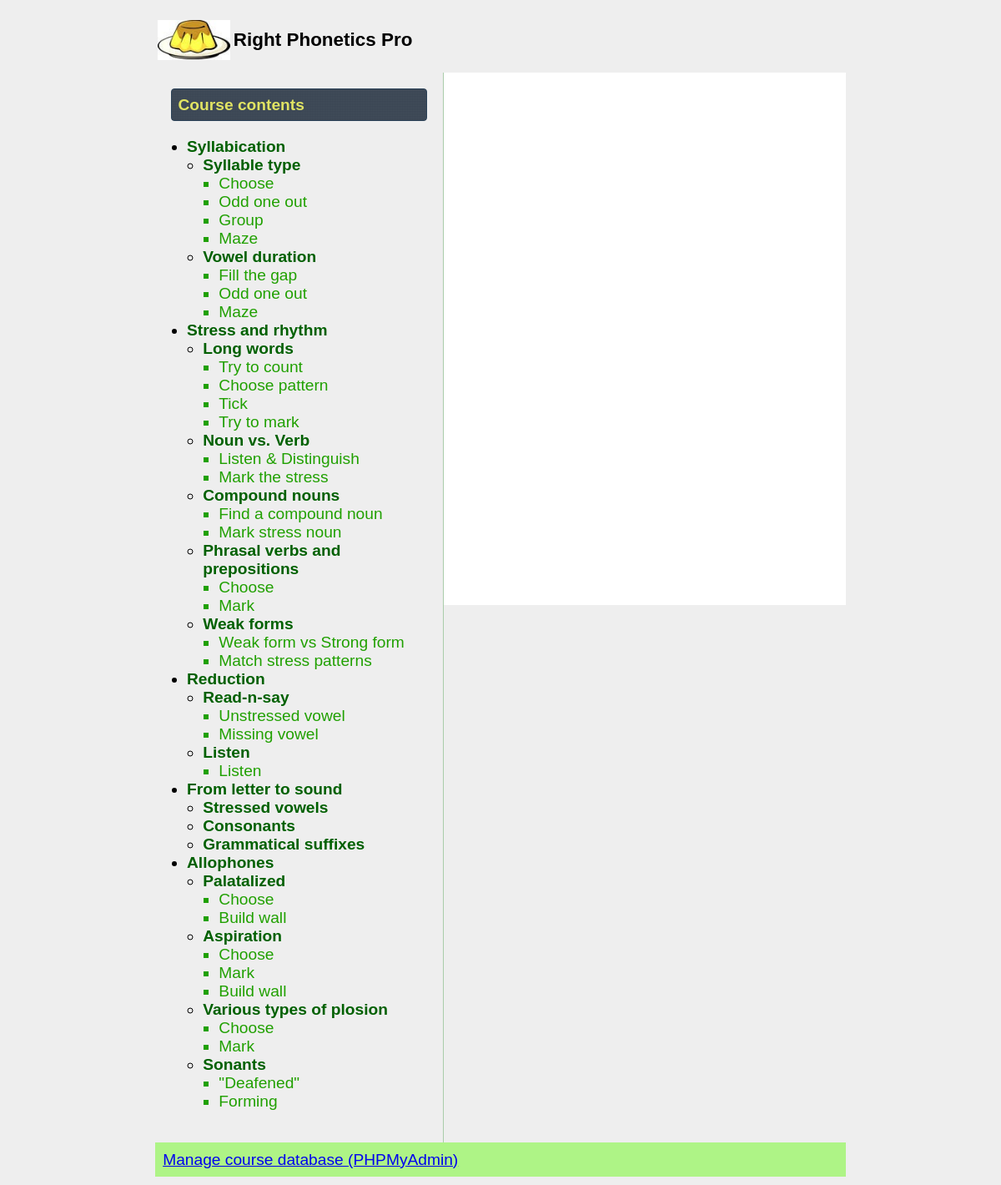
The page /course.php on the database its author committed.
### tables this page shows
create table `exercises`(`id_unit` int, `id_lesson` int, `id_exercise` int, `id_type` int, `name_exercise` varchar(64), `description` varchar(255), `name_internal` varchar(64), primary key(`id_unit`, `id_lesson`, `id_exercise`));

### db_routines.php (called while the page is built, shortened)
<?php
	function GetExercises($unit, $lesson)
	{
		$stmt = 'SELECT * FROM `exercises` WHERE `id_unit`=' . $unit . ' AND `id_lesson`=' . $lesson . ';';
		$res = mysql_query($stmt);
		$items = array();
		while ($row = mysql_fetch_assoc($res))
		{
			$idex = $row['id_exercise'];
			$items[$idex] = array('title' => $row['name_exercise'],
				'desc' => $row['description'],
				'token' => $row['name_internal'],
				'uid' => $idex + 100*$lesson + 10000*$unit);
			if (empty($row['name_exercise']))
			{
				$stmt = 'SELECT `name_exertype` FROM `exercise_types` WHERE `id_exertype`=' . $row['id_type'] . ';';
				$res2 = mysql_query($stmt);
				$et = mysql_fetch_row($res2);
				$items[$idex]['title'] = $et[0];
			}
		}
		return $items;
	}
	function MakeCourseTree()
	{
		$stmt = 'SELECT `id_unit`, `name_unit` FROM `units`;';
		$res1 = mysql_query($stmt);
		$result	= array();
		while ($row1 = mysql_fetch_row($res1))
		{
			$unit = $row1[0];
			$stmt = 'SELECT `id_lesson`, `name_lesson` FROM `lessons` WHERE `id_unit`=' . $unit . ';';
			$res2 = mysql_query($stmt);
			$accum = array();
			while ($row2 = mysql_fetch_row($res2))
			{
				$lesson = $row2[0];
				$accum[$lesson] = array('title' => $row2[1], 'content' => GetExercises($unit, $lesson));
			}
			$result[$unit] = array('title' => $row1[1], 'content' => $accum);
		}
		return $result;
	}
?>

### course.php (the view, shortened to what this page needs)
<?php
	require('./header.php');
	require_once('./db_routines.php');
	$course_tree = MakeCourseTree();
?>
<body>
	<div id="container" class="ui-widget">
		<div class="ui-widget" style="text-align:left; margin-top:0;">
		<table><tr><td><img src="./img/pudding-2.jpg" height="48px"></td><td>
<?php
			echo('<h3>' . APP_NAME . '</h3>');
?>
		</td></tr></table>
		</div>
		<div id="left-panel" class="ui-widget">
<?php
		echo '<div class="ui-widget-header ui-corner-all ui-helper-clearfix" style="padding:0.4em;"><span>Course contents</span></div>';
		echo '<div>';
			echo '<ul id="activity-menu">';
			foreach ($course_tree as $unit => $udata)
			{
				echo '<li><span>' . $udata['title'] . '</span><ul class="unit-menu">';
				foreach ($udata['content'] as $lesson => $ldata)
				{
					echo '<li><span>' . $ldata['title'] . '</span><ul class="lesson-menu">';
					foreach ($ldata['content'] as $exer => $edata)
					{
						echo '<li class="exercise-handle" id="' . $edata['token'] . '" onclick="FetchExercise(\'' . $edata['token'] . '\');">' . $edata['title'] . '</li>';
					}
					echo '</ul></li>';
				}
				echo '</ul></li>';
			}
			echo '</ul>';
		echo '</div>';
?>
		</div>
		<div id="content">
		</div>
		<div id="footer">
<?php
			echo '<div style="display:table;">';
			echo '<div style="display:table-cell;"><a href="' . PMA_LINK . '" target="_blank">Manage course database (PHPMyAdmin)</a></div>';
			echo '</div>';
?>
		</div>
	</div>
</body>
<?php
	require('./footer.php');
?>

### css/pagestyle.css (style rules this page uses)
ul { padding-left:1em; }
body { background: #eee; }
.collapsible-unit { color:#006000; font-weight:600; text-decoration: none; list-style-image: none; cursor: pointer; }
li.exercise-handle { color:#20a000; }
#container { width:70%; margin:10px auto; }
#content { margin-left: 18em; padding: 1em; min-width: 16em; max-width: 36em; min-height: 600px; background: white; }
#left-panel { float: left; width: 16em; margin: 0; padding: 1em; height: 100%; border-right: 1px solid #aca; }
#footer { clear: both; margin: 0; padding: .5em; color: #333; background-color:#aef486; text-align:right; }

### rows shown on the page
exercises: title "Choose"
exercises: title "Odd one out"
exercises: title "Group"
exercises: title "Maze"
exercises: title "Fill the gap"
exercises: title "Odd one out"
exercises: title "Maze"
exercises: name_exercise "Try to count"
exercises: name_exercise "Choose pattern"
exercises: name_exercise "Tick"
exercises: name_exercise "Try to mark"
exercises: name_exercise "Listen & Distinguish"
exercises: name_exercise "Mark the stress"
exercises: name_exercise "Find a compound noun"
exercises: name_exercise "Mark stress noun"
exercises: name_exercise "Weak form vs Strong form"
exercises: name_exercise "Match stress patterns"
exercises: name_exercise "Unstressed vowel"
exercises: name_exercise "Missing vowel"
exercises: name_exercise "Listen"
exercises: title "Choose"
exercises: title "Build wall"
exercises: title "Choose"
exercises: title "Mark"
exercises: title "Build wall"
exercises: name_exercise "\"Deafened\""
exercises: name_exercise "Forming"

### other values the page prints
APP_NAME "Right Phonetics Pro"
$udata['title'] "Syllabication"
$ldata['title'] "Syllable type"
$ldata['title'] "Vowel duration"
$udata['title'] "Stress and rhythm"
$ldata['title'] "Long words"
$ldata['title'] "Noun vs. Verb"
$ldata['title'] "Compound nouns"
$ldata['title'] "Phrasal verbs and prepositions"
$edata['title'] "Choose"
$edata['title'] "Mark"
$ldata['title'] "Weak forms"
$udata['title'] "Reduction"
$ldata['title'] "Read-n-say"
$ldata['title'] "Listen"
